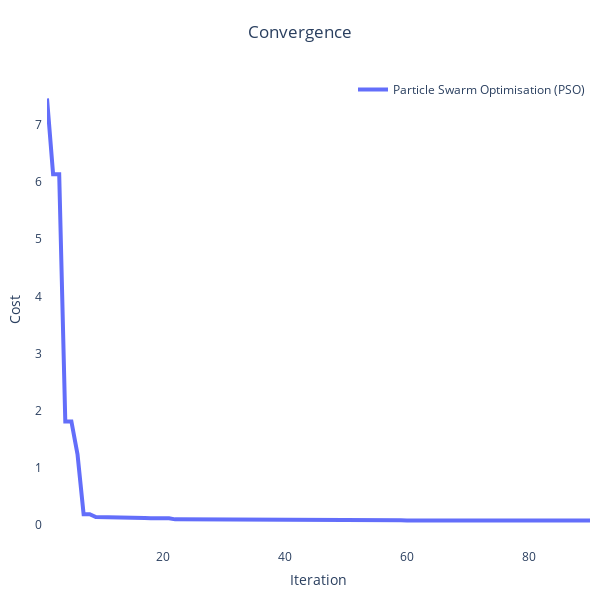
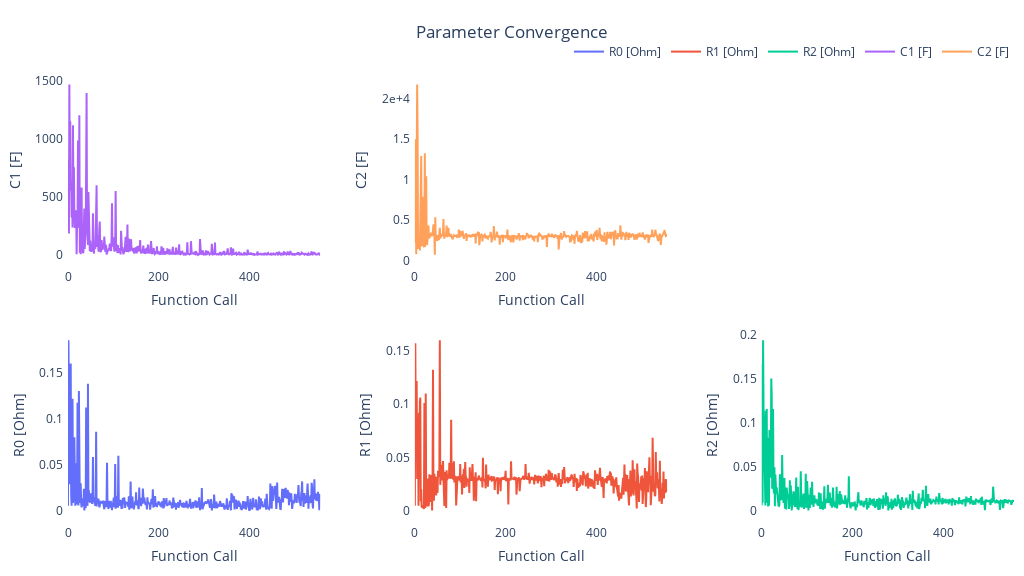

These figures' notebook cell, in order:
### Code cell
pybop.plot.convergence(optim)
pybop.plot.parameters(optim);

### Figure 1 — Plotly figure (JSON) as saved in the notebook; plotly's stock layout.template omitted (floating-point values rounded to 4 significant figures)
{"data": [{"line": {"width": 4}, "mode": "lines", "name": "Particle Swarm Optimisation (PSO)", "type": "scatter", "x": [1, 2, 3, 4, 5, 6, 7, 8, 9, 10, 11, 12, 13, 14, 15, 16, 17, 18, 19, 20, 21, 22, 23, 24, 25, 26, 27, 28, 29, 30, 31, 32, 33, 34, 35, 36, 37, 38, 39, 40, 41, 42, 43, 44, 45, 46, 47, 48, 49, 50, 51, 52, 53, 54, 55, 56, 57, 58, 59, 60, 61, 62, 63, 64, 65, 66, 67, 68, 69, 70, 71, 72, 73, 74, 75, 76, 77, 78, 79, 80, 81, 82, 83, 84, 85, 86, 87, 88, 89, 90], "y": [7.457, 6.135, 6.135, 1.813, 1.813, 1.24, 0.1919, 0.1919, 0.142, 0.142, 0.142, 0.142, 0.142, 0.142, 0.142, 0.142, 0.1247, 0.1237, 0.1237, 0.1222, 0.1222, 0.103, 0.103, 0.103, 0.103, 0.103, 0.103, 0.09574, 0.09574, 0.09574, 0.09574, 0.09574, 0.09288, 0.08892, 0.08892, 0.08892, 0.08892, 0.08892, 0.08892, 0.08892, 0.08892, 0.08892, 0.08892, 0.08892, 0.08892, 0.08892, 0.08892, 0.08892, 0.08892, 0.08892, 0.08892, 0.08892, 0.08892, 0.08892, 0.08892, 0.08892, 0.08872, 0.08872, 0.08573, 0.08237, 0.08237, 0.08237, 0.08237, 0.08237, 0.08237, 0.08237, 0.08237, 0.08237, 0.08237, 0.08237, 0.08237, 0.08202, 0.08202, 0.08202, 0.08202, 0.08202, 0.08202, 0.08202, 0.08202, 0.08202, 0.08202, 0.08202, 0.08202, 0.08202, 0.08202, 0.08202, 0.08202, 0.08202, 0.08202, 0.08202]}], "layout": {"autosize": false, "height": 600, "legend": {"font": {"size": 12}, "x": 1, "xanchor": "right", "y": 1, "yanchor": "top"}, "margin": {"b": 10, "l": 10, "pad": 4, "r": 10, "t": 75}, "plot_bgcolor": "white", "showlegend": true, "title": {"text": "Convergence", "x": 0.5}, "width": 600, "xaxis": {"exponentformat": "e", "showexponent": "last", "tickfont": {"size": 12}, "title": {"text": "Iteration"}}, "yaxis": {"exponentformat": "e", "showexponent": "last", "tickfont": {"size": 12}, "title": {"text": "Cost"}}}}

### Figure 2 — Plotly figure (JSON) as saved in the notebook; plotly's stock layout.template omitted (floating-point values rounded to 4 significant figures; data arrays with more than 128 entries replaced by an {"elided": "..."} marker saying what was removed)
{"data": [{"line": {"width": 2}, "mode": "lines", "name": "R0 [Ohm]", "type": "scatter", "x": {"elided": "557 int values"}, "xaxis": "x", "y": {"elided": "557 float values"}, "yaxis": "y"}, {"line": {"width": 2}, "mode": "lines", "name": "R1 [Ohm]", "type": "scatter", "x": {"elided": "557 int values"}, "xaxis": "x2", "y": {"elided": "557 float values"}, "yaxis": "y2"}, {"line": {"width": 2}, "mode": "lines", "name": "R2 [Ohm]", "type": "scatter", "x": {"elided": "557 int values"}, "xaxis": "x3", "y": {"elided": "557 float values"}, "yaxis": "y3"}, {"line": {"width": 2}, "mode": "lines", "name": "C1 [F]", "type": "scatter", "x": {"elided": "557 int values"}, "xaxis": "x4", "y": {"elided": "557 float values"}, "yaxis": "y4"}, {"line": {"width": 2}, "mode": "lines", "name": "C2 [F]", "type": "scatter", "x": {"elided": "557 int values"}, "xaxis": "x5", "y": {"elided": "557 float values"}, "yaxis": "y5"}], "layout": {"autosize": false, "height": 576, "legend": {"orientation": "h", "x": 1, "xanchor": "right", "y": 1.02, "yanchor": "bottom"}, "margin": {"b": 10, "l": 10, "pad": 4, "r": 10, "t": 75}, "plot_bgcolor": "white", "showlegend": true, "title": {"text": "Parameter Convergence", "x": 0.5}, "width": 1024, "xaxis": {"anchor": "y", "domain": [0, 0.2667], "exponentformat": "e", "showexponent": "last", "tickfont": {"size": 12}, "title": {"font": {"size": 14}, "text": "Function Call"}}, "xaxis2": {"anchor": "y2", "domain": [0.3667, 0.6333], "title": {"text": "Function Call"}}, "xaxis3": {"anchor": "y3", "domain": [0.7333, 1], "title": {"text": "Function Call"}}, "xaxis4": {"anchor": "y4", "domain": [0, 0.2667], "title": {"text": "Function Call"}}, "xaxis5": {"anchor": "y5", "domain": [0.3667, 0.6333], "title": {"text": "Function Call"}}, "xaxis6": {"anchor": "y6", "domain": [0.7333, 1]}, "yaxis": {"anchor": "x", "domain": [0, 0.425], "exponentformat": "e", "showexponent": "last", "tickfont": {"size": 12}, "title": {"font": {"size": 14}, "text": "R0 [Ohm]"}}, "yaxis2": {"anchor": "x2", "domain": [0, 0.425], "exponentformat": "e", "showexponent": "last", "title": {"text": "R1 [Ohm]"}}, "yaxis3": {"anchor": "x3", "domain": [0, 0.425], "exponentformat": "e", "showexponent": "last", "title": {"text": "R2 [Ohm]"}}, "yaxis4": {"anchor": "x4", "domain": [0.575, 1], "exponentformat": "e", "showexponent": "last", "title": {"text": "C1 [F]"}}, "yaxis5": {"anchor": "x5", "domain": [0.575, 1], "exponentformat": "e", "showexponent": "last", "title": {"text": "C2 [F]"}}, "yaxis6": {"anchor": "x6", "domain": [0.575, 1]}}}
